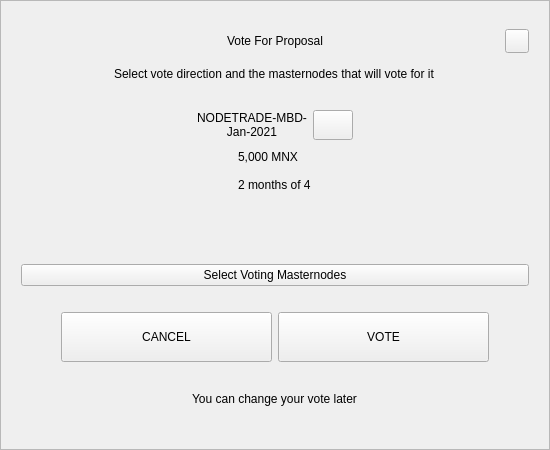
<?xml version="1.0" encoding="UTF-8"?>
<ui version="4.0">
 <class>VoteDialog</class>
 <widget class="QWidget" name="VoteDialog">
  <property name="geometry">
   <rect>
    <x>0</x>
    <y>0</y>
    <width>550</width>
    <height>450</height>
   </rect>
  </property>
  <layout class="QVBoxLayout" name="verticalLayout_1">
   <property name="spacing">
    <number>0</number>
   </property>
   <property name="leftMargin">
    <number>0</number>
   </property>
   <property name="topMargin">
    <number>0</number>
   </property>
   <property name="rightMargin">
    <number>0</number>
   </property>
   <property name="bottomMargin">
    <number>0</number>
   </property>
   <item>
    <widget class="QFrame" name="frame">
     <property name="styleSheet">
      <string notr="true"/>
     </property>
     <property name="frameShape">
      <enum>QFrame::StyledPanel</enum>
     </property>
     <property name="frameShadow">
      <enum>QFrame::Raised</enum>
     </property>
     <layout class="QVBoxLayout" name="verticalLayout_2">
      <property name="spacing">
       <number>6</number>
      </property>
      <property name="leftMargin">
       <number>20</number>
      </property>
      <property name="topMargin">
       <number>20</number>
      </property>
      <property name="rightMargin">
       <number>20</number>
      </property>
      <property name="bottomMargin">
       <number>20</number>
      </property>
      <item>
       <layout class="QHBoxLayout" name="horizontalLayout_1">
        <property name="spacing">
         <number>0</number>
        </property>
        <item>
         <spacer name="horizontalSpacer_1">
          <property name="orientation">
           <enum>Qt::Horizontal</enum>
          </property>
          <property name="sizeHint" stdset="0">
           <size>
            <width>40</width>
            <height>20</height>
           </size>
          </property>
         </spacer>
        </item>
        <item>
         <widget class="QLabel" name="labelTitle">
          <property name="minimumSize">
           <size>
            <width>0</width>
            <height>40</height>
           </size>
          </property>
          <property name="maximumSize">
           <size>
            <width>16777215</width>
            <height>40</height>
           </size>
          </property>
          <property name="styleSheet">
           <string notr="true">padding-left:24px;</string>
          </property>
          <property name="text">
           <string>Vote For Proposal</string>
          </property>
          <property name="alignment">
           <set>Qt::AlignCenter</set>
          </property>
          <property name="margin">
           <number>7</number>
          </property>
         </widget>
        </item>
        <item>
         <spacer name="horizontalSpacer_2">
          <property name="orientation">
           <enum>Qt::Horizontal</enum>
          </property>
          <property name="sizeHint" stdset="0">
           <size>
            <width>40</width>
            <height>20</height>
           </size>
          </property>
         </spacer>
        </item>
        <item>
         <widget class="QPushButton" name="btnEsc">
          <property name="minimumSize">
           <size>
            <width>24</width>
            <height>24</height>
           </size>
          </property>
          <property name="maximumSize">
           <size>
            <width>24</width>
            <height>24</height>
           </size>
          </property>
          <property name="focusPolicy">
           <enum>Qt::NoFocus</enum>
          </property>
          <property name="text">
           <string/>
          </property>
         </widget>
        </item>
       </layout>
      </item>
      <item alignment="Qt::AlignHCenter">
       <widget class="QLabel" name="labelSubtitle">
        <property name="text">
         <string>Select vote direction and the masternodes that will vote for it</string>
        </property>
       </widget>
      </item>
      <item>
       <spacer name="verticalSpacer_1">
        <property name="orientation">
         <enum>Qt::Vertical</enum>
        </property>
        <property name="sizeType">
         <enum>QSizePolicy::Expanding</enum>
        </property>
        <property name="sizeHint" stdset="0">
         <size>
          <width>20</width>
          <height>40</height>
         </size>
        </property>
       </spacer>
      </item>
      <item>
       <layout class="QHBoxLayout" name="horizontalLayout_2">
        <item>
         <spacer name="horizontalSpacer_3">
          <property name="orientation">
           <enum>Qt::Horizontal</enum>
          </property>
          <property name="sizeHint" stdset="0">
           <size>
            <width>40</width>
            <height>20</height>
           </size>
          </property>
         </spacer>
        </item>
        <item>
         <widget class="QLabel" name="labelTitleVote">
          <property name="minimumSize">
           <size>
            <width>0</width>
            <height>30</height>
           </size>
          </property>
          <property name="text">
           <string notr="true">NODETRADE-MBD-Jan-2021</string>
          </property>
          <property name="alignment">
           <set>Qt::AlignCenter</set>
          </property>
          <property name="wordWrap">
           <bool>true</bool>
          </property>
         </widget>
        </item>
        <item>
         <widget class="QPushButton" name="btnLink">
          <property name="minimumSize">
           <size>
            <width>0</width>
            <height>30</height>
           </size>
          </property>
          <property name="maximumSize">
           <size>
            <width>16777215</width>
            <height>30</height>
           </size>
          </property>
          <property name="cursor">
           <cursorShape>PointingHandCursor</cursorShape>
          </property>
          <property name="text">
           <string/>
          </property>
         </widget>
        </item>
        <item>
         <spacer name="horizontalSpacer_4">
          <property name="orientation">
           <enum>Qt::Horizontal</enum>
          </property>
          <property name="sizeHint" stdset="0">
           <size>
            <width>40</width>
            <height>20</height>
           </size>
          </property>
         </spacer>
        </item>
       </layout>
      </item>
      <item alignment="Qt::AlignHCenter">
       <widget class="QWidget" name="widget" native="true">
        <property name="minimumSize">
         <size>
          <width>0</width>
          <height>50</height>
         </size>
        </property>
        <layout class="QVBoxLayout" name="verticalLayout_3">
         <property name="spacing">
          <number>6</number>
         </property>
         <property name="leftMargin">
          <number>0</number>
         </property>
         <property name="topMargin">
          <number>0</number>
         </property>
         <property name="rightMargin">
          <number>0</number>
         </property>
         <property name="bottomMargin">
          <number>0</number>
         </property>
         <item>
          <widget class="QLabel" name="labelAmount">
           <property name="text">
            <string notr="true">5,000 MNX</string>
           </property>
          </widget>
         </item>
         <item>
          <widget class="QLabel" name="labelTime">
           <property name="text">
            <string notr="true">2 months of 4</string>
           </property>
          </widget>
         </item>
        </layout>
       </widget>
      </item>
      <item>
       <spacer name="verticalSpacer_2">
        <property name="orientation">
         <enum>Qt::Vertical</enum>
        </property>
        <property name="sizeType">
         <enum>QSizePolicy::Fixed</enum>
        </property>
        <property name="sizeHint" stdset="0">
         <size>
          <width>20</width>
          <height>10</height>
         </size>
        </property>
       </spacer>
      </item>
      <item>
       <widget class="QWidget" name="containerVotes" native="true">
        <property name="minimumSize">
         <size>
          <width>0</width>
          <height>36</height>
         </size>
        </property>
        <layout class="QHBoxLayout" name="horizontalLayout_3" stretch="1,0,1">
         <property name="spacing">
          <number>0</number>
         </property>
         <property name="leftMargin">
          <number>0</number>
         </property>
         <property name="topMargin">
          <number>0</number>
         </property>
         <property name="rightMargin">
          <number>0</number>
         </property>
         <property name="bottomMargin">
          <number>0</number>
         </property>
         <item>
          <widget class="QWidget" name="containerNo" native="true">
           <property name="sizePolicy">
            <sizepolicy hsizetype="Expanding" vsizetype="Preferred">
             <horstretch>0</horstretch>
             <verstretch>0</verstretch>
            </sizepolicy>
           </property>
           <property name="minimumSize">
            <size>
             <width>0</width>
             <height>36</height>
            </size>
           </property>
           <layout class="QGridLayout" name="gridLayout">
            <property name="leftMargin">
             <number>0</number>
            </property>
            <property name="topMargin">
             <number>0</number>
            </property>
            <property name="rightMargin">
             <number>0</number>
            </property>
            <property name="bottomMargin">
             <number>0</number>
            </property>
            <property name="spacing">
             <number>0</number>
            </property>
           </layout>
          </widget>
         </item>
         <item>
          <spacer name="horizontalSpacer_5">
           <property name="orientation">
            <enum>Qt::Horizontal</enum>
           </property>
           <property name="sizeType">
            <enum>QSizePolicy::Fixed</enum>
           </property>
           <property name="sizeHint" stdset="0">
            <size>
             <width>16</width>
             <height>20</height>
            </size>
           </property>
          </spacer>
         </item>
         <item>
          <widget class="QWidget" name="containerYes" native="true">
           <property name="minimumSize">
            <size>
             <width>0</width>
             <height>36</height>
            </size>
           </property>
           <property name="layoutDirection">
            <enum>Qt::LeftToRight</enum>
           </property>
           <layout class="QGridLayout" name="gridLayout_2">
            <property name="leftMargin">
             <number>0</number>
            </property>
            <property name="topMargin">
             <number>0</number>
            </property>
            <property name="rightMargin">
             <number>0</number>
            </property>
            <property name="bottomMargin">
             <number>0</number>
            </property>
            <property name="horizontalSpacing">
             <number>0</number>
            </property>
           </layout>
          </widget>
         </item>
        </layout>
       </widget>
      </item>
      <item>
       <spacer name="verticalSpacer_3">
        <property name="orientation">
         <enum>Qt::Vertical</enum>
        </property>
        <property name="sizeType">
         <enum>QSizePolicy::Fixed</enum>
        </property>
        <property name="sizeHint" stdset="0">
         <size>
          <width>20</width>
          <height>10</height>
         </size>
        </property>
       </spacer>
      </item>
      <item>
       <widget class="QPushButton" name="btnSelectMasternodes">
        <property name="cursor">
         <cursorShape>PointingHandCursor</cursorShape>
        </property>
        <property name="text">
         <string>Select Voting Masternodes</string>
        </property>
       </widget>
      </item>
      <item>
       <spacer name="verticalSpacer_4">
        <property name="orientation">
         <enum>Qt::Vertical</enum>
        </property>
        <property name="sizeType">
         <enum>QSizePolicy::Fixed</enum>
        </property>
        <property name="sizeHint" stdset="0">
         <size>
          <width>20</width>
          <height>20</height>
         </size>
        </property>
       </spacer>
      </item>
      <item>
       <layout class="QHBoxLayout" name="horizontalLayout_4" stretch="0,2,2,0">
        <item>
         <spacer name="horizontalSpacer_6">
          <property name="orientation">
           <enum>Qt::Horizontal</enum>
          </property>
          <property name="sizeHint" stdset="0">
           <size>
            <width>40</width>
            <height>20</height>
           </size>
          </property>
         </spacer>
        </item>
        <item>
         <widget class="QPushButton" name="btnCancel">
          <property name="minimumSize">
           <size>
            <width>0</width>
            <height>50</height>
           </size>
          </property>
          <property name="focusPolicy">
           <enum>Qt::NoFocus</enum>
          </property>
          <property name="text">
           <string>CANCEL</string>
          </property>
         </widget>
        </item>
        <item>
         <widget class="QPushButton" name="btnSave">
          <property name="minimumSize">
           <size>
            <width>0</width>
            <height>50</height>
           </size>
          </property>
          <property name="focusPolicy">
           <enum>Qt::NoFocus</enum>
          </property>
          <property name="text">
           <string>VOTE</string>
          </property>
         </widget>
        </item>
        <item>
         <spacer name="horizontalSpacer_7">
          <property name="orientation">
           <enum>Qt::Horizontal</enum>
          </property>
          <property name="sizeHint" stdset="0">
           <size>
            <width>40</width>
            <height>20</height>
           </size>
          </property>
         </spacer>
        </item>
       </layout>
      </item>
      <item>
       <spacer name="verticalSpacer_5">
        <property name="orientation">
         <enum>Qt::Vertical</enum>
        </property>
        <property name="sizeType">
         <enum>QSizePolicy::Expanding</enum>
        </property>
        <property name="sizeHint" stdset="0">
         <size>
          <width>20</width>
          <height>10</height>
         </size>
        </property>
       </spacer>
      </item>
      <item>
       <spacer name="verticalSpacer_6">
        <property name="orientation">
         <enum>Qt::Vertical</enum>
        </property>
        <property name="sizeHint" stdset="0">
         <size>
          <width>20</width>
          <height>40</height>
         </size>
        </property>
       </spacer>
      </item>
      <item alignment="Qt::AlignHCenter">
       <widget class="QLabel" name="labelMessage">
        <property name="text">
         <string>You can change your vote later</string>
        </property>
       </widget>
      </item>
      <item>
       <spacer name="verticalSpacer_7">
        <property name="orientation">
         <enum>Qt::Vertical</enum>
        </property>
        <property name="sizeType">
         <enum>QSizePolicy::Expanding</enum>
        </property>
        <property name="sizeHint" stdset="0">
         <size>
          <width>20</width>
          <height>40</height>
         </size>
        </property>
       </spacer>
      </item>
     </layout>
    </widget>
   </item>
  </layout>
 </widget>
 <resources/>
 <connections/>
</ui>
